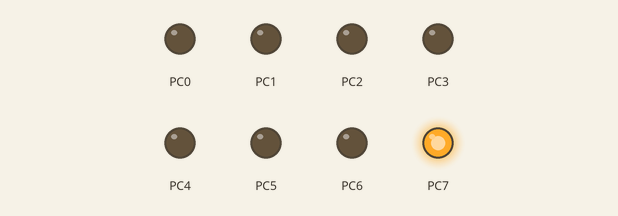
Bench run of a program on a simulated ATmega16, built with avr-gcc and emulated at 12 MHz. On the bench: output pins drawn as LEDs (lit = HIGH). At 0.0 s the program stops and its outputs stay as they are.

Above: at 0.1 s.
Timing chart, 0 to 1.5 s (numbered marks = the images above):
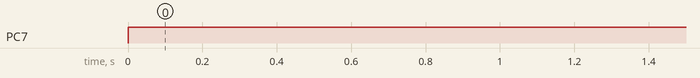

The program:

main.c
```c
/*
 * ADCFreeRunningMode.c
 *
 * Created: 14.01.2024 17:10:41
 * Author : Adrian
 */
#define F_CPU 12000000UL

#include <avr/io.h>
#include <avr/portpins.h>
#include <avr/interrupt.h>
#include <util/delay.h>

volatile uint8_t ADC_value = 0;

void initPorts()
{
	DDRA &= ~(1 << PA0);
	PORTA &= ~(1 << PA0);

	DDRC |= 0xFF;
	PORTC |= (1 << PC7);
}

void initADC()
{
	ADCSRA |= (1 << ADEN); // enable ADC
	ADCSRA |= (1 << ADATE); // tigger source on
	ADCSRA |= (1 << ADPS0)|(1 << ADPS1)|(1 << ADPS2); // Prescaler 128 -> Teilung fck/128 -> clk 93,75

	SFIOR &= ~(1 << ADTS0)&~(1 << ADTS1)&~(1 << ADTS2);

	ADMUX |= (1 << MUX0); // set channel 0
	ADMUX |= (1 << REFS0); // ser external ref for voltage AVCC
	ADMUX |= (1 << ADLAR); //  presentation of the bits in the ADC reg
}

int main(void)
{
	cli();
	initPorts();
	initADC();
	sei();

	ADCSRA |= (1 << ADSC); //start meas- free running mode

	while(1)
	{
		while(ADCSRA & (1 << ADIF))
		{
			ADC_value = ADCH;
			PORTC = ADC_value;
		}
	}
}
```

Measured:
- by itself, PC7: LOW → HIGH at 0.00 s
